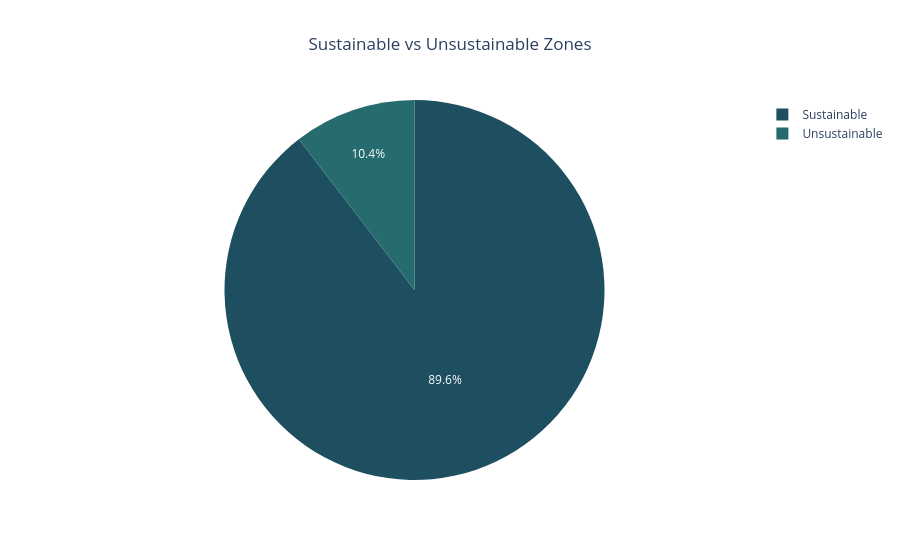

This figure's notebook cell:
### Markdown cell above
### 5 Sustainable vs Unsustainable Zones

### Code cell
df['sustainability'] = df['extraction_ratio'].apply(
    lambda x: 'Unsustainable' if x > 1 else 'Sustainable'
)

fig5 = px.pie(
    df,
    names='sustainability',
    title='Sustainable vs Unsustainable Zones',
    color_discrete_sequence=px.colors.sequential.Blugrn_r
)

fig5.update_layout(
    template='plotly_white',
    title_x=0.5
)

fig5.show()

### Figure 1 — Plotly figure (JSON) as saved in the notebook; plotly's stock layout.template omitted (floating-point values rounded to 4 significant figures; data arrays with more than 128 entries replaced by an {"elided": "..."} marker saying what was removed)
{"data": [{"domain": {"x": [0, 1], "y": [0, 1]}, "hovertemplate": "sustainability=%{label}<extra></extra>", "labels": {"elided": "758 str values"}, "legendgroup": "", "name": "", "showlegend": true, "type": "pie"}], "layout": {"legend": {"tracegroupgap": 0}, "piecolorway": ["rgb(29, 79, 96)", "rgb(38, 107, 110)", "rgb(54, 135, 122)", "rgb(77, 162, 132)", "rgb(109, 188, 144)", "rgb(150, 210, 164)", "rgb(196, 230, 195)"], "title": {"text": "Sustainable vs Unsustainable Zones", "x": 0.5}}}
